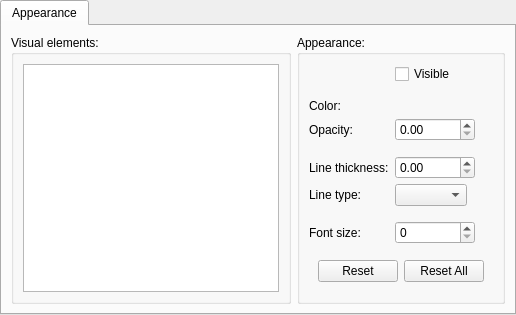
     <widget class="QWidget" name="pageAppearance">
      <layout class="QHBoxLayout" name="horizontalLayout_5">
       <property name="leftMargin">
        <number>0</number>
       </property>
       <property name="topMargin">
        <number>0</number>
       </property>
       <property name="rightMargin">
        <number>0</number>
       </property>
       <property name="bottomMargin">
        <number>0</number>
       </property>
       <item>
        <widget class="QTabWidget" name="tabWidgetAppearance">
         <property name="currentIndex">
          <number>0</number>
         </property>
         <widget class="QWidget" name="tabAppearanceMain">
          <attribute name="title">
           <string>Appearance</string>
          </attribute>
          <layout class="QHBoxLayout" name="horizontalLayout_6" stretch="1,0">
           <item>
            <widget class="QGroupBox" name="groupBox_8">
             <property name="title">
              <string>Visual elements:</string>
             </property>
             <layout class="QVBoxLayout" name="verticalLayout_13">
              <item>
               <widget class="QTreeView" name="treeVisualElements">
                <attribute name="headerVisible">
                 <bool>false</bool>
                </attribute>
               </widget>
              </item>
             </layout>
            </widget>
           </item>
           <item>
            <widget class="QGroupBox" name="grpAppearance">
             <property name="styleSheet">
              <string notr="true"/>
             </property>
             <property name="title">
              <string>Appearance:</string>
             </property>
             <layout class="QVBoxLayout" name="verticalLayout_12">
              <item>
               <widget class="QWidget" name="widget_7" native="true">
                <layout class="QFormLayout" name="formLayout_3">
                 <property name="fieldGrowthPolicy">
                  <enum>QFormLayout::FieldGrowthPolicy::FieldsStayAtSizeHint</enum>
                 </property>
                 <property name="verticalSpacing">
                  <number>5</number>
                 </property>
                 <property name="leftMargin">
                  <number>0</number>
                 </property>
                 <property name="topMargin">
                  <number>0</number>
                 </property>
                 <property name="rightMargin">
                  <number>0</number>
                 </property>
                 <property name="bottomMargin">
                  <number>0</number>
                 </property>
                 <item row="0" column="1">
                  <widget class="QCheckBox" name="chkElementVisible">
                   <property name="text">
                    <string>Visible</string>
                   </property>
                  </widget>
                 </item>
                 <item row="1" column="1">
                  <spacer name="verticalSpacer_7">
                   <property name="orientation">
                    <enum>Qt::Orientation::Vertical</enum>
                   </property>
                   <property name="sizeType">
                    <enum>QSizePolicy::Policy::Fixed</enum>
                   </property>
                   <property name="sizeHint" stdset="0">
                    <size>
                     <width>20</width>
                     <height>5</height>
                    </size>
                   </property>
                  </spacer>
                 </item>
                 <item row="2" column="0">
                  <widget class="QLabel" name="labelElementColor">
                   <property name="text">
                    <string>Color:</string>
                   </property>
                   <property name="buddy">
                    <cstring>btnElementColor</cstring>
                   </property>
                  </widget>
                 </item>
                 <item row="2" column="1">
                  <widget class="QColorButtonWidget" name="btnElementColor" native="true"/>
                 </item>
                 <item row="3" column="0">
                  <widget class="QLabel" name="labelElementOpacity">
                   <property name="text">
                    <string>Opacity:</string>
                   </property>
                   <property name="buddy">
                    <cstring>btnElementColor</cstring>
                   </property>
                  </widget>
                 </item>
                 <item row="3" column="1">
                  <widget class="QDoubleSpinBox" name="inElementOpacity">
                   <property name="minimumSize">
                    <size>
                     <width>80</width>
                     <height>0</height>
                    </size>
                   </property>
                  </widget>
                 </item>
                 <item row="4" column="1">
                  <spacer name="verticalSpacer_12">
                   <property name="orientation">
                    <enum>Qt::Orientation::Vertical</enum>
                   </property>
                   <property name="sizeType">
                    <enum>QSizePolicy::Policy::Fixed</enum>
                   </property>
                   <property name="sizeHint" stdset="0">
                    <size>
                     <width>20</width>
                     <height>5</height>
                    </size>
                   </property>
                  </spacer>
                 </item>
                 <item row="8" column="0">
                  <widget class="QLabel" name="labelElementLineThickness">
                   <property name="text">
                    <string>Line thickness:</string>
                   </property>
                   <property name="buddy">
                    <cstring>inElementThickness</cstring>
                   </property>
                  </widget>
                 </item>
                 <item row="8" column="1">
                  <widget class="QDoubleSpinBox" name="inElementThickness">
                   <property name="minimumSize">
                    <size>
                     <width>80</width>
                     <height>0</height>
                    </size>
                   </property>
                  </widget>
                 </item>
                 <item row="9" column="0">
                  <widget class="QLabel" name="labelElementLineType">
                   <property name="text">
                    <string>Line type:</string>
                   </property>
                  </widget>
                 </item>
                 <item row="9" column="1">
                  <widget class="QComboBox" name="inElementLineType"/>
                 </item>
                 <item row="11" column="1">
                  <spacer name="verticalSpacer_6">
                   <property name="orientation">
                    <enum>Qt::Orientation::Vertical</enum>
                   </property>
                   <property name="sizeType">
                    <enum>QSizePolicy::Policy::Fixed</enum>
                   </property>
                   <property name="sizeHint" stdset="0">
                    <size>
                     <width>20</width>
                     <height>5</height>
                    </size>
                   </property>
                  </spacer>
                 </item>
                 <item row="12" column="0">
                  <widget class="QLabel" name="labelElementFontSize">
                   <property name="text">
                    <string>Font size:</string>
                   </property>
                   <property name="buddy">
                    <cstring>inElementFontSize</cstring>
                   </property>
                  </widget>
                 </item>
                 <item row="12" column="1">
                  <widget class="QSpinBox" name="inElementFontSize">
                   <property name="minimumSize">
                    <size>
                     <width>80</width>
                     <height>0</height>
                    </size>
                   </property>
                  </widget>
                 </item>
                </layout>
               </widget>
              </item>
              <item>
               <widget class="QWidget" name="widget_14" native="true">
                <layout class="QHBoxLayout" name="horizontalLayout_10">
                 <item>
                  <widget class="QPushButton" name="btnElementReset">
                   <property name="toolTip">
                    <string>Resets the appearance of the selected visual elements to its default</string>
                   </property>
                   <property name="text">
                    <string>Reset</string>
                   </property>
                  </widget>
                 </item>
                 <item>
                  <widget class="QPushButton" name="btnElementResetAll">
                   <property name="toolTip">
                    <string>Resets the appearance of all visual elements to their defaults</string>
                   </property>
                   <property name="text">
                    <string>Reset All</string>
                   </property>
                  </widget>
                 </item>
                </layout>
               </widget>
              </item>
             </layout>
            </widget>
           </item>
          </layout>
         </widget>
        </widget>
       </item>
      </layout>
     </widget>
